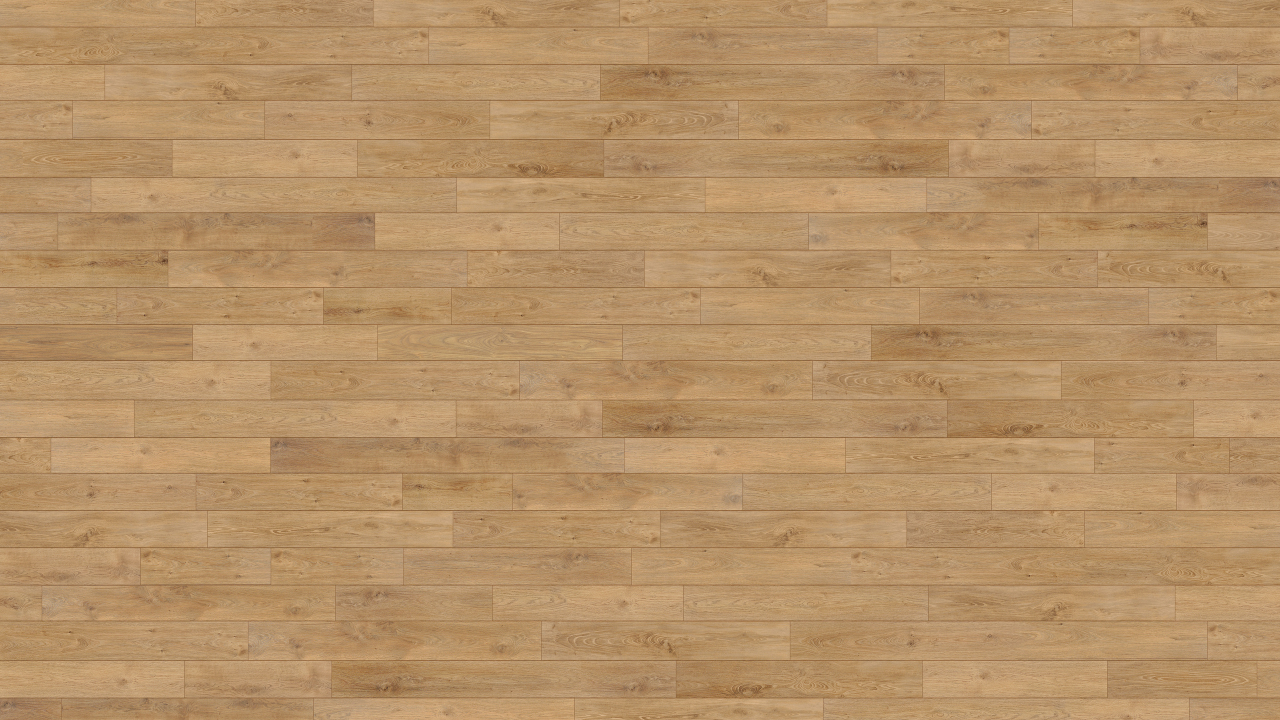
//> input picture CG_labs/CG_labs/lab5/floor_texture.jpg, 2560 x 1440 px (shown at 1/2 size)
$ ./main   (built with g++ and OpenCV 4)
//> lines starting //> are read from the running program, lines starting //| are printed output that depends on the picture
#include <iostream>
#include <vector>
#include <cmath>
#include <limits>
#include <opencv2/opencv.hpp>
#include <omp.h>

// Структура для векторов и цветов
struct Vec3 {
    double x, y, z;
    Vec3(double x_=0, double y_=0, double z_=0) : x(x_), y(y_), z(z_) {}

    Vec3 operator+(const Vec3& v) const { return Vec3(x+v.x, y+v.y, z+v.z); }
    Vec3 operator-(const Vec3& v) const { return Vec3(x-v.x, y-v.y, z-v.z); }
    Vec3 operator*(double d) const { return Vec3(x*d, y*d, z*d); }
    Vec3 operator/(double d) const { return Vec3(x/d, y/d, z/d); }

    Vec3 normalize() const { double mg = std::sqrt(x*x + y*y + z*z); return Vec3(x/mg, y/mg, z/mg); }
    double dot(const Vec3& v) const { return x*v.x + y*v.y + z*v.z; }
    Vec3 cross(const Vec3& v) const { return Vec3(y*v.z - z*v.y, z*v.x - x*v.z, x*v.y - y*v.x); }
};

// Оператор умножения для double * Vec3
Vec3 operator*(double d, const Vec3& v) {
    return Vec3(v.x * d, v.y * d, v.z * d);
}

// Структура луча
struct Ray {
    Vec3 origin;
    Vec3 direction;
    Ray(const Vec3& o, const Vec3& d) : origin(o), direction(d.normalize()) {}
};

// Абстрактный класс объекта сцены
class Object {
public:
    virtual bool intersect(const Ray& ray, double& t) const = 0;
    virtual Vec3 getNormal(const Vec3& point) const = 0;
    virtual Vec3 getColor(const Vec3& point) const = 0;
    virtual bool isReflective() const = 0;
    virtual double getReflectivity() const = 0;
};

// Класс сферы
class Sphere : public Object {
public:
    Vec3 center;
    double radius;
    Vec3 color;
    double reflectivity;

    Sphere(const Vec3& c, double r, const Vec3& col, double refl) : center(c), radius(r), color(col), reflectivity(refl) {}

    bool intersect(const Ray& ray, double& t) const override {
        Vec3 oc = ray.origin - center;
        double b = 2 * oc.dot(ray.direction);
        double c = oc.dot(oc) - radius*radius;
        double discriminant = b*b - 4*c;
        if (discriminant < 0) return false;
        else {
            discriminant = std::sqrt(discriminant);
            double t0 = (-b - discriminant) / 2;
            double t1 = (-b + discriminant) / 2;
            t = (t0 < t1) ? t0 : t1;
            if (t < 0) t = (t0 > t1) ? t0 : t1;
            return t >= 0;
        }
    }

    Vec3 getNormal(const Vec3& point) const override {
        return (point - center).normalize();
    }

    Vec3 getColor(const Vec3& point) const override {
        return color;
    }

    bool isReflective() const override {
        return reflectivity > 0;
    }

    double getReflectivity() const override {
        return reflectivity;
    }

    void setReflectivity(double refl) {
        reflectivity = refl;
    }
};

// Класс плоскости
class Plane : public Object {
public:
    Vec3 point;      // Точка на плоскости
    Vec3 normal;     // Нормаль плоскости
    cv::Mat texture; // Текстура плоскости
    double scale;    // Масштаб текстуры
    bool reflective; // Флаг отражательной способности

    Plane(const Vec3& p, const Vec3& n, const cv::Mat& tex, double s, bool refl = false) :
        point(p), normal(n), texture(tex), scale(s), reflective(refl) {
            normal = normal.normalize();
        }

    bool intersect(const Ray& ray, double& t) const override {
        double denom = normal.dot(ray.direction);
        if (std::abs(denom) > 1e-6) {
            t = (point - ray.origin).dot(normal) / denom;
            return t >= 0;
        }
        return false;
    }

    Vec3 getNormal(const Vec3& point_) const override {
        return normal;
    }

    Vec3 getColor(const Vec3& point_) const override {
        // Вычисление UV-координат
        double u, v;

        if (std::abs(normal.y) > 0.999) { // Горизонтальная плоскость (пол)
            u = point_.x * scale;
            v = point_.z * scale;
        } else if (std::abs(normal.x) > 0.999) { // Вертикальная плоскость по X
            u = point_.z * scale;
            v = point_.y * scale;
        } else if (std::abs(normal.z) > 0.999) { // Вертикальная плоскость по Z (стена)
            u = point_.x * scale;
            v = point_.y * scale;
        } else {
            u = 0;
            v = 0;
        }

        u = u - std::floor(u);
        v = v - std::floor(v);

        int tex_u = static_cast<int>(u * texture.cols);
        int tex_v = static_cast<int>(v * texture.rows);

        // Обработка выхода за границы текстуры
        tex_u = std::clamp(tex_u, 0, texture.cols - 1);
        tex_v = std::clamp(tex_v, 0, texture.rows - 1);

        cv::Vec3b color = texture.at<cv::Vec3b>(tex_v, tex_u);
        return Vec3(color[2]/255.0, color[1]/255.0, color[0]/255.0);
    }

    bool isReflective() const override {
        return reflective;
    }

    double getReflectivity() const override {
        return 0;
    }
};

// Функция трассировки луча
Vec3 trace(const Ray& ray, const std::vector<Object*>& objects, const Vec3& lightPos, int depth, int maxDepth) {
    if (depth > maxDepth) return Vec3(0, 0, 0); // Ограничение глубины рекурсии

    double nearest_t = std::numeric_limits<double>::max();
    const Object* hitObject = nullptr;

    // Поиск ближайшего пересечения
    for (const auto& obj : objects) {
        double t = 0;
        if (obj->intersect(ray, t)) {
            if (t < nearest_t) {
                nearest_t = t;
                hitObject = obj;
            }
        }
    }

    if (hitObject) {
        Vec3 hitPoint = ray.origin + ray.direction * nearest_t;
        Vec3 normal = hitObject->getNormal(hitPoint);
        Vec3 toLight = (lightPos - hitPoint).normalize();

        // Тени
        bool inShadow = false;
        Ray shadowRay(hitPoint + normal * 1e-4, toLight);
        for (const auto& obj : objects) {
            double t = 0;
            if (obj != hitObject && obj->intersect(shadowRay, t)) {
                inShadow = true;
                break;
            }
        }

        // Освещение
        Vec3 color = hitObject->getColor(hitPoint);
        Vec3 ambient = color * 0.1;
        Vec3 diffuse(0, 0, 0);
        Vec3 specular(0, 0, 0);

        if (!inShadow) {
            double diff = std::max(normal.dot(toLight), 0.0);
            diffuse = color * diff;

            // Зеркальное освещение
            Vec3 viewDir = (ray.origin - hitPoint).normalize();
            Vec3 reflectDir = (2 * normal.dot(toLight) * normal - toLight).normalize();
            double spec = std::pow(std::max(viewDir.dot(reflectDir), 0.0), 32);
            specular = Vec3(1, 1, 1) * spec;
        }

        Vec3 localColor = ambient + diffuse + specular;

        // Отражения
        if (hitObject->isReflective()) {
            Vec3 reflectDir = (ray.direction - 2 * ray.direction.dot(normal) * normal).normalize();
            Ray reflectRay(hitPoint + normal * 1e-4, reflectDir);
            Vec3 reflectedColor = trace(reflectRay, objects, lightPos, depth + 1, maxDepth);
            double reflectivity = hitObject->getReflectivity();
            localColor = localColor * (1 - reflectivity) + reflectedColor * reflectivity;
        }

        return localColor;
    }

    return Vec3(0.5, 0.7, 1.0); // Цвет фона (небо)
}

int main() {
    int width = 800;
    int height = 600;
    int maxDepth = 3; // Максимальная глубина рекурсии

    // Позиция камеры
    Vec3 cameraPos(0, 1, 5);

    // Позиция источника света
    Vec3 lightPos(-10, 10, 10);

    // Загрузка текстур
    cv::Mat floorTexture = cv::imread("floor_texture.jpg");
//> floorTexture is the input picture: 1440 rows x 2560 cols, CV_8UC3; mean B, G, R 103.4, 145.6, 182
    cv::Mat wallTexture = cv::imread("wall_texture.jpg");
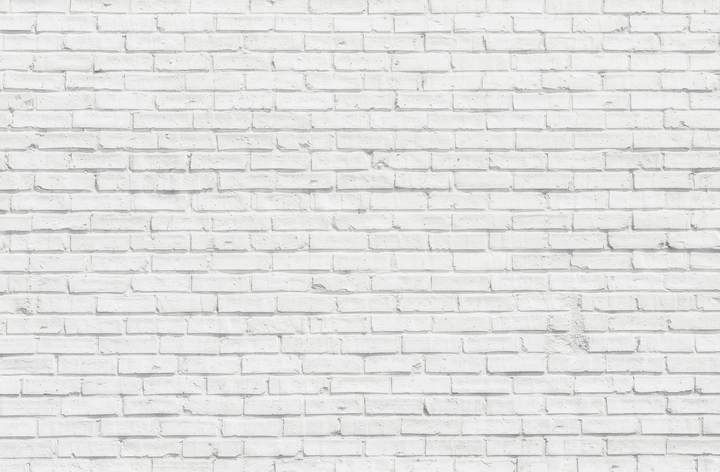
//> input picture CG_labs/CG_labs/lab5/wall_texture.jpg, 720 x 472 px
//> wallTexture is the input picture: 472 rows x 720 cols, CV_8UC3; mean B, G, R 225.6, 227, 227.1

    if (floorTexture.empty() || wallTexture.empty()) {
        std::cerr << "Не удалось загрузить текстуры!" << std::endl;
        return -1;
    }

    // Создание объектов сцены
    std::vector<Object*> objects;

    // Пол
    Plane* floorPlane = new Plane(Vec3(0, 0, 0), Vec3(0, 1, 0), floorTexture, 0.1);
    objects.push_back(floorPlane);
//> objects = 1 item

    // Стена
    Plane* wallPlane = new Plane(Vec3(0, 0, -5), Vec3(0, 0, 1), wallTexture, 0.1);
    objects.push_back(wallPlane);
//> objects = 2 items

    // Сфера
    double sphereReflectivity = 0.5; // Начальная зеркальность сферы
    Sphere* sphere = new Sphere(Vec3(0, 1, 0), 1, Vec3(1, 1, 1), sphereReflectivity);
    objects.push_back(sphere);
//> objects = 3 items

    // Создание окна для отображения
    cv::namedWindow("Ray Tracing", cv::WINDOW_AUTOSIZE);

    // Основной цикл
    bool running = true;
    while (running) {
        // Изображение результата
        cv::Mat image(height, width, CV_8UC3);

        // Трассировка лучей для каждого пикселя
        #pragma omp parallel for schedule(dynamic)
        for (int y = 0; y < height; y++) {
            for (int x = 0; x < width; x++) {
                // Нормализованные координаты экрана
                double u = (2 * (x + 0.5) / (double)width - 1) * (width / (double)height);
                double v = 1 - 2 * (y + 0.5) / (double)height;

                // Направление луча
                Vec3 dir = Vec3(u, v, -1).normalize();

                Ray ray(cameraPos, dir);
                Vec3 color = trace(ray, objects, lightPos, 0, maxDepth);

                // Коррекция цвета
                color.x = std::min(1.0, std::max(0.0, color.x));
                color.y = std::min(1.0, std::max(0.0, color.y));
                color.z = std::min(1.0, std::max(0.0, color.z));

                // Запись цвета в изображение
                image.at<cv::Vec3b>(y, x) = cv::Vec3b(color.z * 255, color.y * 255, color.x * 255);
            }
        }
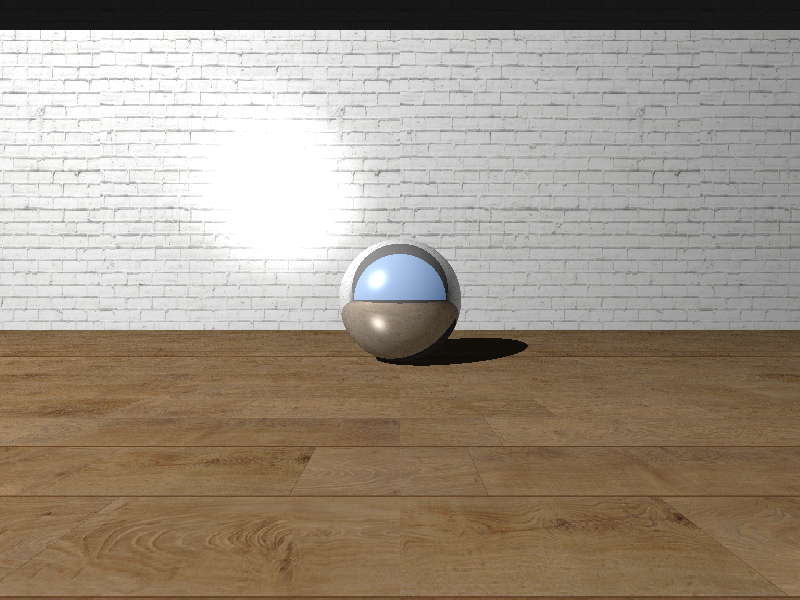
//> image: 600 rows x 800 cols, CV_8UC3; mean B, G, R 132.8, 146.9, 158.5

        // Отображение изображения
        cv::imshow("Ray Tracing", image);
        std::cout << "Текущая зеркальность сферы: " << sphere->getReflectivity() << std::endl;

        // Обработка событий
        int key = cv::waitKey(1);
//> the Esc key is pressed
        if (key == 27) { // ESC
            running = false;
        } else if (key == 'w' || key == 'W') {
            // Увеличение зеркальности
            double refl = sphere->getReflectivity();
            refl = std::min(1.0, refl + 0.1);
            sphere->setReflectivity(refl);
        } else if (key == 's' || key == 'S') {
            // Уменьшение зеркальности
            double refl = sphere->getReflectivity();
            refl = std::max(0.0, refl - 0.1);
            sphere->setReflectivity(refl);
        } else if (key == ' ') {
            // Сохранение изображения
            cv::imwrite("result.png", image);
            std::cout << "Изображение сохранено в 'result.png'" << std::endl;
        }
    }

    // Освобождение памяти
    for (auto obj : objects) {
        delete obj;
    }
//> this loop made 3 passes

    cv::destroyAllWindows();

    return 0;
}
